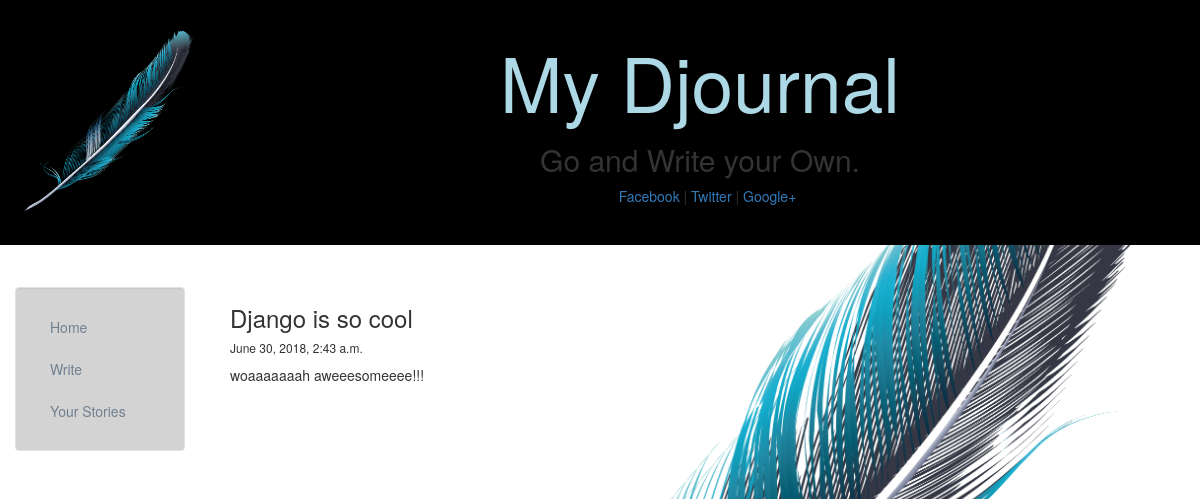
The page /blog/1 on the database its author committed.
### blog/models.py (models this page shows, shortened)
class Post(models.Model):
	title = models.CharField(max_length=140)
	body = models.TextField()
	date = models.DateTimeField()

### blog/templates/blog/post.html
{% extends "personal/header.html" %}
{% block content %}
	<h3> {{post.title}} </h3>
	<h6> {{post.date}} </h6>
	{{post.body|safe|linebreaks}}
{% endblock %}

### personal/templates/personal/header.html (style rules this page uses)
html, body { height:100% background-position: center; background-repeat: no-repeat; background-size: cover; }

### rows shown on the page
Post: title "Django is so cool", date "June 30, 2018, 2:43 a.m.", body "woaaaaaaah aweeesomeeee!!!"
